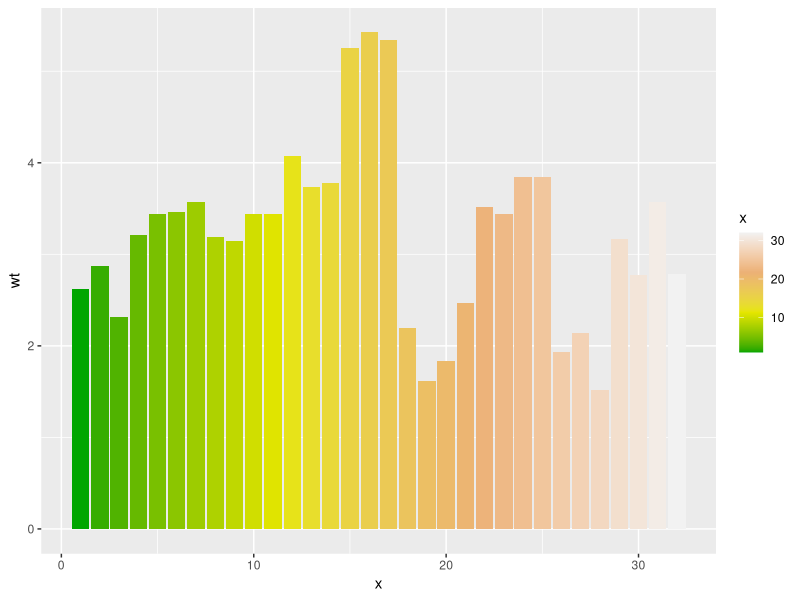

R code for this plot:
library(ggplot2)

x <- seq(1, nrow(mtcars))

ggplot(data=mtcars) +
       aes(x = x, y = wt, fill=x) +
       geom_bar(stat="identity") +
       scale_fill_gradientn(colours=terrain.colors(4))
